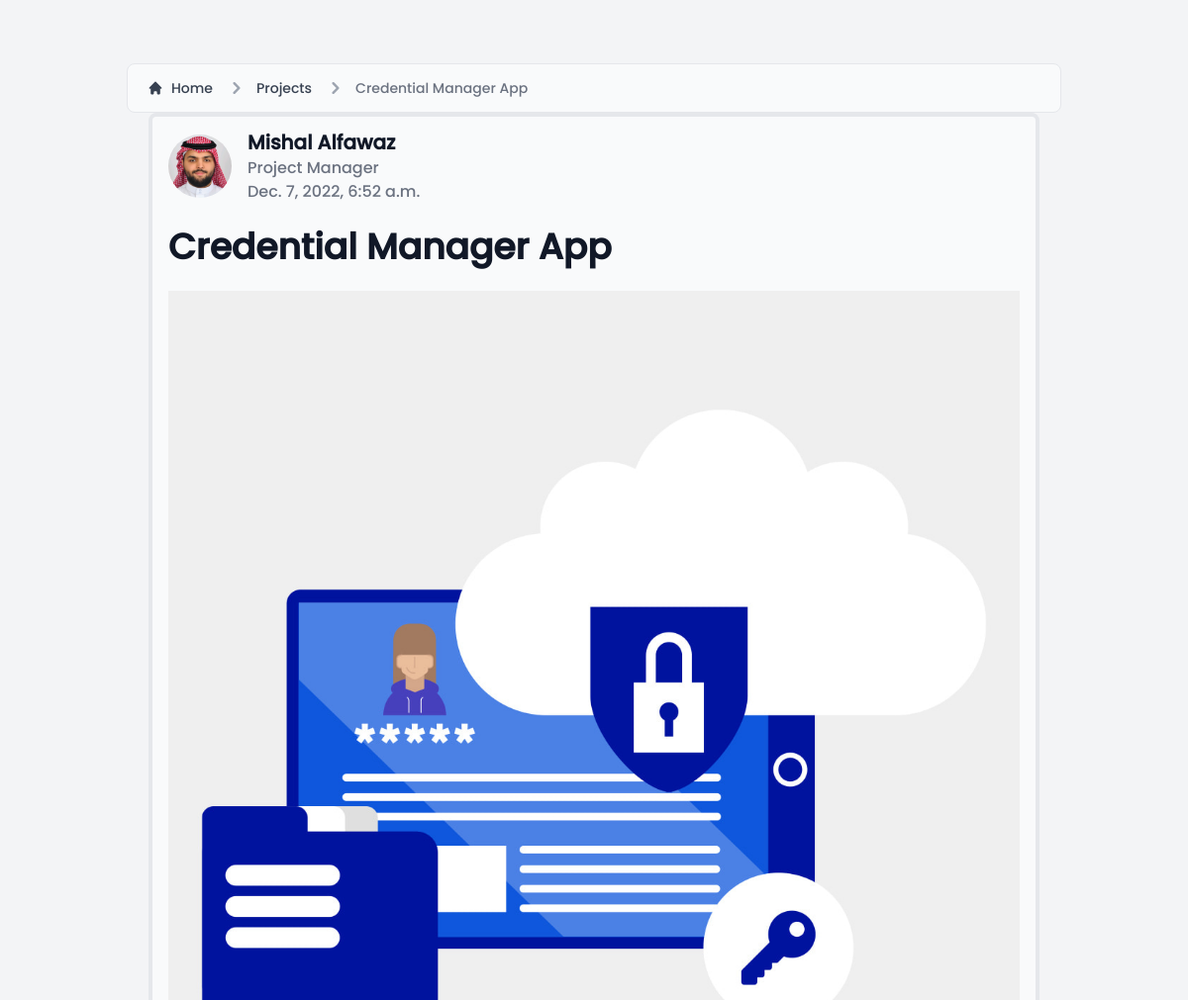
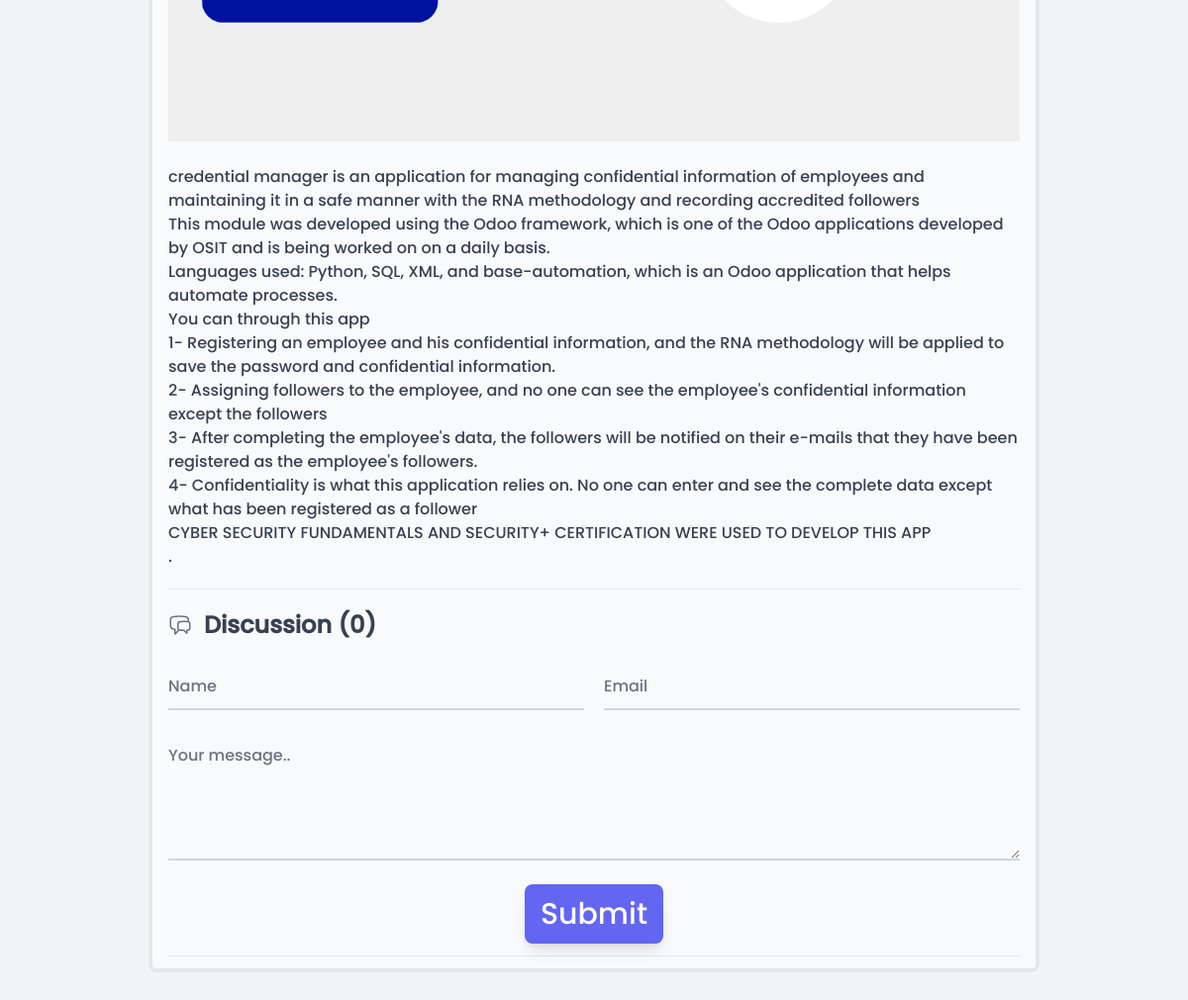
/projects/3, run on the app's committed database (2 pictures, top to bottom).
### tailwindapp/models.py (models this page shows, shortened)
class Project(models.Model):
    title = models.CharField(max_length=255, null=True)
    type = models.ManyToManyField(Category)
    image = models.ImageField(null = True,blank=True, upload_to="images/")
    body = RichTextField()
    author = models.ForeignKey(Info, on_delete=models.CASCADE)
    feature = models.ImageField(null = True,blank=True, upload_to="images/")
    released = models.DateTimeField(auto_now_add=True)
    class Meta:
        ordering = ['released']

class Info (models.Model):
    title = models.CharField(max_length = 255)
    name = models.CharField(max_length = 255)
    position = models.CharField(max_length = 255)
    email = models.EmailField()
    phone = models.IntegerField()
    description = models.TextField(max_length = 500)
    image = models.ImageField(null = True,blank=True, upload_to="images/")
    cv = models.FileField(null = True)
    skills = models.ManyToManyField(Skills)

### tailwindapp/views.py (the view)
# urls.py: path('projects/<str:pk>', views.getProjects, name='getProjects')
def getProjects(request, pk):
    project = Project.objects.get(id=pk)
    all_comments = CommentProject.objects.filter(
        post=project.pk,
    )
    if request.method == 'POST':
        form = CommentPForm(request.POST)
        if form.is_valid():
            html = render_to_string('tailwindapp/emails/emailtemplate.html',
            {'name': form.cleaned_data['name'],
            'email': form.cleaned_data['email'],
            'message': form.cleaned_data['body']
            })
            form = form.save(commit = False)
            form.post = project
            print("### ", form)
            form.save()
            send_mail('Subject',
            'message',
            'no-reply@mishalalfawaz.com',
            [form.email, 'mishalalfawaz@gmail.com'],
            html_message=html)
            return redirect('getProjects', pk = project.id)
    else:
        form = CommentPForm()
    context = {'project':project,'all_comments': all_comments,
    'form': form}
    return render(request, 'tailwindapp/projects.html', context)

### tailwindapp/templates/tailwindapp/projects.html (shortened to what this page needs)
{% extends 'base.html' %} {% block projects %}
{% load static %}
<div class="bg-gray-100">
<main class="pt-8 pb-16 lg:pt-16 lg:pb-24">
<nav class="flex px-5 py-3 mx-5 lg:mx-32 text-gray-700 border border-gray-200 rounded-lg bg-gray-50 " aria-label="Breadcrumb">
  <ol class="inline-flex items-center space-x-1 md:space-x-3">
    <li class="inline-flex items-center">
      <a href="{% url 'index' %}" class="inline-flex items-center text-sm font-medium text-gray-700 hover:text-gray-900">
        <svg class="w-4 h-4 mr-2" fill="currentColor" viewBox="0 0 20 20" xmlns="http://www.w3.org/2000/svg"><path d="M10.707 2.293a1 1 0 00-1.414 0l-7 7a1 1 0 001.414 1.414L4 10.414V17a1 1 0 001 1h2a1 1 0 001-1v-2a1 1 0 011-1h2a1 1 0 011 1v2a1 1 0 001 1h2a1 1 0 001-1v-6.586l.293.293a1 1 0 001.414-1.414l-7-7z"></path></svg>
        Home
      </a>
    </li>
    <li>
        <div class="flex items-center">
          <svg class="w-6 h-6 text-gray-400" fill="currentColor" viewBox="0 0 20 20" xmlns="http://www.w3.org/2000/svg"><path fill-rule="evenodd" d="M7.293 14.707a1 1 0 010-1.414L10.586 10 7.293 6.707a1 1 0 011.414-1.414l4 4a1 1 0 010 1.414l-4 4a1 1 0 01-1.414 0z" clip-rule="evenodd"></path></svg>
          <a href="{% url 'index' %}" class="ml-1 text-sm font-medium text-gray-700 hover:text-gray-900 md:ml-2">Projects</a>
        </div>
      </li>
    <li aria-current="page">
      <div class="flex items-center">
        <svg class="w-6 h-6 text-gray-400" fill="currentColor" viewBox="0 0 20 20" xmlns="http://www.w3.org/2000/svg"><path fill-rule="evenodd" d="M7.293 14.707a1 1 0 010-1.414L10.586 10 7.293 6.707a1 1 0 011.414-1.414l4 4a1 1 0 010 1.414l-4 4a1 1 0 01-1.414 0z" clip-rule="evenodd"></path></svg>
        <span class="ml-1 text-sm font-medium text-gray-500 md:ml-2 ">{{project.title}}</span>
      </div>
    </li>
  </ol>
</nav>
    <div class=" bg-gray-50 flex justify-between px-4 mx-auto w-11/12 lg:w-3/4 border-4 rounded-lg p-3">
        <article class=" p- mx-auto w-full format format-sm sm:format-base lg:format-lg format-blue ">
            <header class="mb-4 lg:mb-6 not-format">
                <address class="flex items-center mb-6 not-italic">
                    <div class="inline-flex items-center mr-3 text-sm text-gray-900   ">
                        <img class="mr-4 w-16 h-16 rounded-full" src="{{project.author.image.url}}" alt="Jese Leos">
                        <div>
                            <a href="#" rel="author" class="text-xl font-bold text-gray-900   ">{{project.author.name}}</a>
                            <p class="text-base font-light text-gray-500    ">{{project.author.position}}</p>
                            <p class="text-base font-light text-gray-500    "><time pubdate datetime="2022-02-08" title="February 8th, 2022">{{project.released}}</time></p>
                        </div>
                    </div>
                </address>
                <h1 class="mb-4 text-3xl font-extrabold leading-tight text-gray-900 lg:mb-6 lg:text-4xl   ">{{project.title}}</h1>
            </header>
            <div  class="break-words text-gray-700">
                <figure class="flex justify-center"><img src="{{project.feature.url}}" alt="">
                </figure>
                <br>
            <p>{{project.body | safe}}.</p>
        </div>
        <hr class="my-5">
        <section class="not-format">
            <div class="flex items-center mb-6">
                <h2 class="text-lg lg:text-2xl font-bold text-gray-700   ">Discussion ({{project.comments.count}})</h2>
            </div>
            <form action="" method="post" class="flex flex-col gap-6 items-center justify-center">
                <div class="flex gap-x-5 w-full">
                    <div class="w-1/2">
                        {{form.name}}
                    </div>
                    <div class="w-1/2">
                        {{form.email}}
                    </div>
                </div>
                <div class="w-full">
                {{form.body}}
            </div>
                <input type="submit" value="Submit" class="shadow-lg hover:shadow-2xl bg-indigo-500 text-3xl hover:bg-indigo-600
                 text-white py-3 px-4 rounded-lg cursor-pointer transition-all">
            </form>
            <hr class="mt-3">
        </section>
    </article>
    </div>
</main>
</div>
{% endblock projects %}

### data on the page
Project: title "Credential Manager App", author.image (picture), author.name "Mishal Alfawaz", author.position "Project Manager", released "Dec. 7, 2022, 6:52 a.m.", feature (picture), body "credential manager is an application for managing confidential information of employees and maintaining it in a safe manner with the RNA methodology and recording accredited followers This module was developed using the Odoo framework, which is one of the Odoo applications developed by OSIT and is being worked on on a daily basis. Languages used: Python, SQL, XML, and base-automation, which is an Odoo application that helps automate processes. You can through this app 1- Registering an employee and his confidential information, and the RNA methodology will be applied to save the password and confidential information. 2- Assigning followers to the employee, and no one can see the employee's…", comments.count "0"
